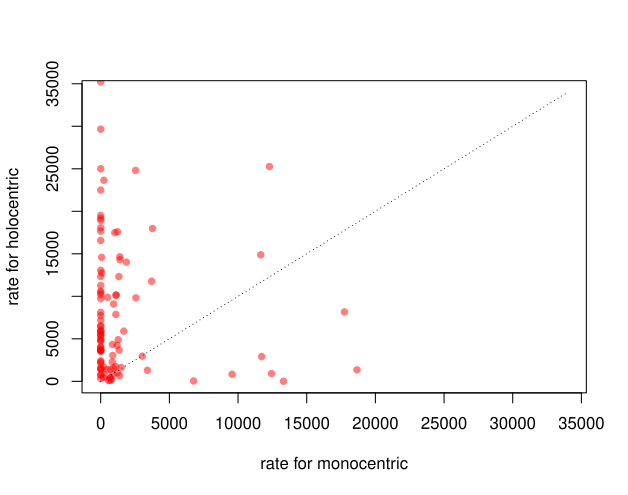

This figure's R source:
#setwd as r scripts

#read in phytools
library(phytools)

#read in the insect phylogeny
tree <- read.nexus("../data/tree/tree.nex")

# read microsat content in with the species data
dat.mic <- read.csv("../results/bp.results.good.csv", as.is=T)

#creates a vector of unique orders
orders <- unique(dat.mic$order)

#organizes the orders into the same order they should appear on the tree
new.orders <- orders[c(11, 12, 1, 14, 9, 4, 15, 2, 8, 13, 7, 6, 16, 10, 5, 3)]

#creates a vector with matching tree tips
keep <- c("Blaberus", "Tribolium", "Drosophila", "Campodea","Ephemera", "Aphis",
          "Acyrthosiphon", "Bombus", "Bombyx", "Calopteryx", "Tetrix", "Timema",
          "Menopon", "Perla", "Mengenilla", "Frankliniella")

#makes a new tree with only the orders that are on the plot to 
#match the tree tips
new.tree <- keep.tip(tree, keep)

#label the tips with the orders instead of the genus information
orders <- c("Hemiptera", "Homoptera", "Lepidoptera", "Blattodea",
            "Hymenoptera", "Odonata", "Diplura", "Diptera", 
            "Ephemeroptera","Thysanoptera", "Strepsiptera", "Phthiraptera",
            "Plecoptera", "Coleoptera", "Orthoptera", "Phasmatodea")
new.tree$tip.label<-orders

#plots the new tree
plot(new.tree)

#make a vector with the holocentric or metacentric designation for use in the 
#simmap
chrom.type <- c("H", "H", "H", "M", "M", "H", "M", "H", "H", "H", "M", "M", "M")
names(chrom.type) <- c("Hemiptera", "Homoptera", "Lepidoptera", "Blattodea", 
                       "Hymenoptera", "Odonata", "Diptera", "Ephemeroptera", 
                       "Thysanoptera", "Phthiraptera", "Coleoptera", "Orthoptera",
                       "Phasmatodea")
#drop the tips where we do not know 
drop <- c("Plecoptera", "Strepsiptera", "Diplura")
drop.tree <- drop.tip(new.tree, drop)
plot(drop.tree)

#make.simmap for use in the brownieREML function

orders.new <- c("Hemiptera", "Homoptera", "Lepidoptera", "Blattodea",
            "Hymenoptera", "Odonata", "Diptera", 
            "Ephemeroptera","Thysanoptera", "Phthiraptera",
            "Coleoptera", "Orthoptera", "Phasmatodea")

lrtest.store <- order.test <- trees <- list()
for(i in 1:100){
  trees[[i]] <- make.simmap(drop.tree, chrom.type, model="ARD", pi="estimated")
  
}


for(j in 1:100){
  print(paste("Running sample", j))
  order.data <- c()
  bpMbp <- dat.mic$all/(dat.mic$gsz/1000000)
  for(i in 1:length(orders.new)){
    order.data[i] <- sample(bpMbp[which(dat.mic$order == orders.new[i])], 1)
  }
  names(order.data) <- orders.new 
  #order.data<-order.data/1000000
  order.test[[j]] <- brownieREML(tree = trees[[j]], x = order.data)
  #lrtest.store[[j]] <- lrtest(order.test[[j]])
}
pvals <- c()
for(i in 1:100){
 pvals[i] <- 1-pchisq(2 * (-order.test[[i]]$logL1 + order.test[[i]]$logL.multiple),1)
}


#WITHOUT PTHIRAPTERA

#make a vector with the holocentric or metacentric designation for use in the 
#simmap
chrom.type <- c("H", "H", "H", "M", "M", "H", "M", "H", "H", "M", "M", "M")
names(chrom.type) <- c("Hemiptera", "Homoptera", "Lepidoptera", "Blattodea", 
                       "Hymenoptera", "Odonata", "Diptera", "Ephemeroptera", 
                       "Thysanoptera", "Coleoptera", "Orthoptera",
                       "Phasmatodea")
#drop the tips where we do not know 
drop <- c("Plecoptera", "Strepsiptera", "Diplura", "Phthiraptera")
drop.tree <- drop.tip(new.tree, drop)
plot(drop.tree)

#make.simmap for use in the brownieREML function

orders.new <- c("Hemiptera", "Homoptera", "Lepidoptera", "Blattodea",
                "Hymenoptera", "Odonata", "Diptera", 
                "Ephemeroptera","Thysanoptera",
                "Coleoptera", "Orthoptera", "Phasmatodea")

lrtest.store <- order.test <- trees <- list()
for(i in 1:100){
  trees[[i]] <- make.simmap(drop.tree, chrom.type, model="ARD", pi="estimated")
  
}


for(j in 1:100){
  print(paste("Running sample", j))
  order.data <- c()
  bpMbp <- dat.mic$all/(dat.mic$gsz/1000000)
  for(i in 1:length(orders.new)){
    order.data[i] <- sample(bpMbp[which(dat.mic$order == orders.new[i])], 1)
  }
  names(order.data) <- orders.new 
  order.test[[j]] <- brownieREML(tree = trees[[j]], x = order.data)
}
pvals <- c()
for(i in 1:100){
  pvals[i] <- 1-pchisq(2 * (-order.test[[i]]$logL1 + order.test[[i]]$logL.multiple),1)
}

rates.mon <- rates.hol <- c()
for(i in 1:100){
  rates.mon[i] <- order.test[[i]]$sig2.multiple[2]
  rates.hol[i] <- order.test[[i]]$sig2.multiple[1]
}


plot(x=rates.mon,y=rates.hol, pch=16, col=rgb(1,0,0,.5),
     xlim=c(0,34000),ylim=c(0,34000),
     xlab="rate for monocentric",
     ylab="rate for holocentric")
lines(x=c(0,34000),y=c(0,34000),lty=3)
